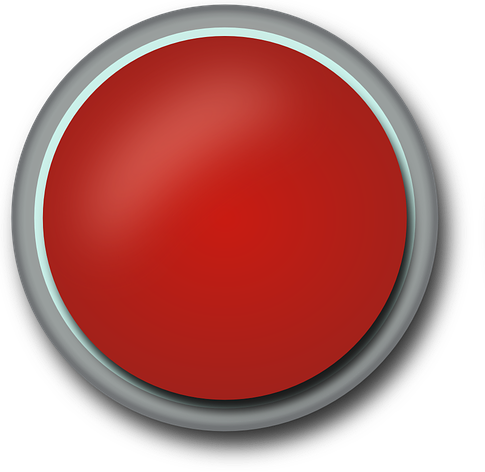
#> input picture aigym/gym-sokoban_power_flip/gym_sokoban_mod_prec/envs/surface/test_button_1.png, 485 x 472 px, given in place of button_on.png, which was not available
$ python reduction_script.py
#> lines starting #> are read from the running program, lines starting #| are printed output that depends on the picture; pictures that were not available may be replaced by others from this repository, and a replacement may not be noted
import imageio
import PIL.Image
folder = './'

def reduce_image_dimensions():
    #image_list = ["x0","x1","x2","x3","x4","x5","x6","x7","x8","x9"] #,"y0","y1","y2","y3","y4","y5","y6","y7","y8","y9"]
    #image_list = ["y0","y1","y2","y3","y4","y5","y6","y7","y8","y9"]
    image_list = ["button_on", "button_off"]
    for im_name in image_list:
        file_name = folder + im_name + ".png"
        target_file_name = folder + im_name + ".jpg"
        img = PIL.Image.open(file_name)
#> img is the input picture: PIL image 485x472 RGBA; mean R, G, B, A 111.9, 49.6, 45.9, 169.3
        img = img.resize((16,16))
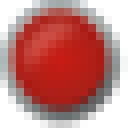
#> img: PIL image 16x16 RGBA (shown 8 times larger); mean R, G, B, A 115.4, 53.6, 49.9, 169.5; transparent parts drawn white
        fixed_img = img.convert('RGB')
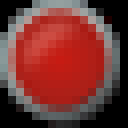
#> fixed_img: PIL image 16x16 RGB (shown 8 times larger); mean R, G, B 115.4, 53.6, 49.9
        pixels = img.load()
        # [6 lines of commented-out code are left out]
        fixed_img.save(target_file_name, 'JPEG', quality=80)
#> pass 2 of the loop in reduce_image_dimensions, `for im_name in image_list:`:
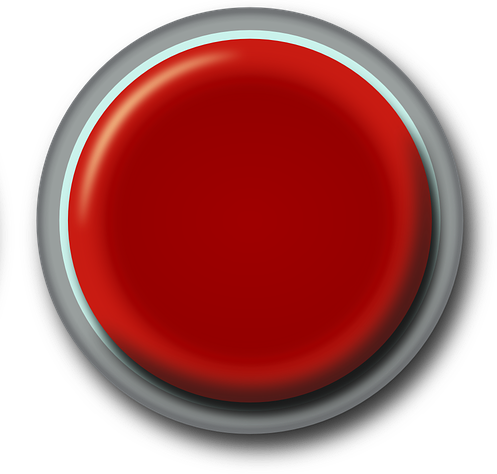
#> input picture aigym/gym-sokoban_power_flip/gym_sokoban_mod_prec/envs/surface/test_button_on_1.png, 497 x 474 px, given in place of button_off.png, which was not available
#> in reduce_image_dimensions, img is the input picture: PIL image 497x474 RGBA; mean R, G, B, A 98.8, 35.3, 33.8, 164.5
#> in reduce_image_dimensions, `img = img.resize((16,16))`:
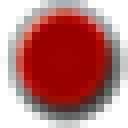
#> img: PIL image 16x16 RGBA (shown 8 times larger); mean R, G, B, A 102.3, 39.2, 37.7, 164.6; transparent parts drawn white
#> in reduce_image_dimensions, `fixed_img = img.convert('RGB')`:
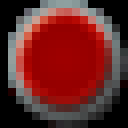
#> fixed_img: PIL image 16x16 RGB (shown 8 times larger); mean R, G, B 102.3, 39.2, 37.7
if __name__ == "__main__":
    reduce_image_dimensions()
    # print(imageio.imread(folder+'temp'))
